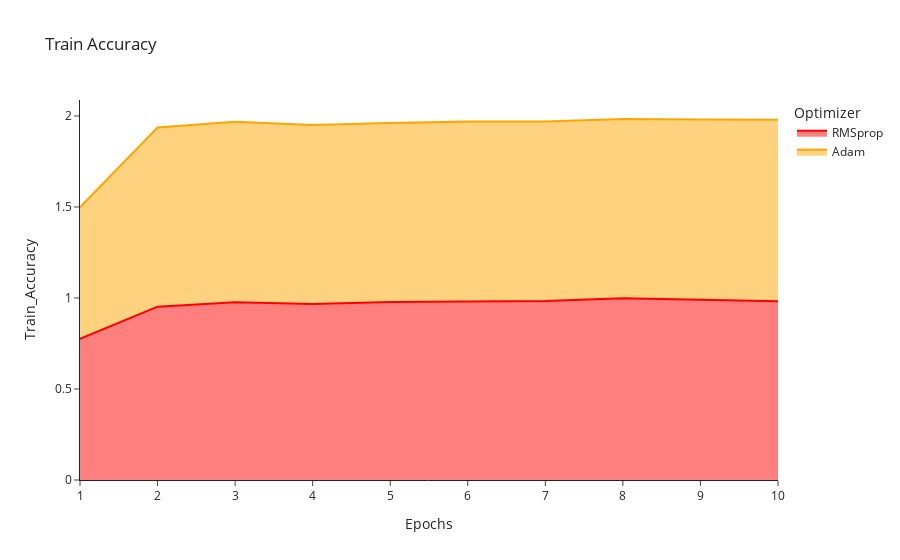

The notebook cell this image was saved under:
### Markdown cell above
### Optimization

### Code cell
import plotly.express as px
import plotly.io as pio
import statsmodels.api as sm
scatterplot = px.area(
    data_frame=opt,
    x = "Epochs",
    y = "Train_Accuracy",
    color = "Optimizer",
    color_discrete_sequence = ["red","orange"],
    title='Train Accuracy',
    template = 'simple_white')
pyo.iplot(scatterplot,filename ='Opt_train_acc')

### Figure 1 — Plotly figure (JSON) as saved in the notebook; plotly's stock layout.template omitted (floating-point values rounded to 4 significant figures)
{"data": [{"hovertemplate": "Optimizer=RMSprop<br>Epochs=%{x}<br>Train_Accuracy=%{y}<extra></extra>", "legendgroup": "RMSprop", "line": {"color": "red"}, "mode": "lines", "name": "RMSprop", "orientation": "v", "showlegend": true, "stackgroup": "1", "type": "scatter", "x": [8, 2, 10, 9, 7, 3, 5, 4, 6, 1], "xaxis": "x", "y": [0.9984, 0.9524, 0.9825, 0.9921, 0.9833, 0.9762, 0.9778, 0.9675, 0.9802, 0.7762], "yaxis": "y"}, {"hovertemplate": "Optimizer=Adam<br>Epochs=%{x}<br>Train_Accuracy=%{y}<extra></extra>", "legendgroup": "Adam", "line": {"color": "orange"}, "mode": "lines", "name": "Adam", "orientation": "v", "showlegend": true, "stackgroup": "1", "type": "scatter", "x": [9, 8, 10, 2, 7, 1, 5, 6, 3, 4], "xaxis": "x", "y": [0.9881, 0.9849, 0.996, 0.9841, 0.9865, 0.7222, 0.9833, 0.9897, 0.9921, 0.9825], "yaxis": "y"}], "layout": {"legend": {"title": {"text": "Optimizer"}, "tracegroupgap": 0}, "title": {"text": "Train Accuracy"}, "xaxis": {"anchor": "y", "domain": [0, 1], "title": {"text": "Epochs"}}, "yaxis": {"anchor": "x", "domain": [0, 1], "title": {"text": "Train_Accuracy"}}}}
